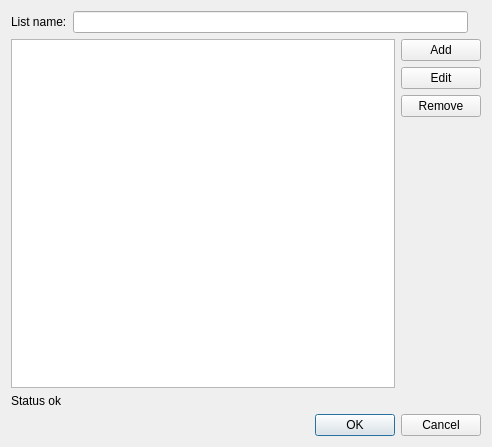
<?xml version="1.0" encoding="UTF-8"?>
<ui version="4.0">
 <class>ExpressionsListDialog</class>
 <widget class="QDialog" name="ExpressionsListDialog">
  <property name="geometry">
   <rect>
    <x>0</x>
    <y>0</y>
    <width>492</width>
    <height>447</height>
   </rect>
  </property>
  <property name="windowTitle">
   <string>Edit regular expression list</string>
  </property>
  <layout class="QVBoxLayout" name="verticalLayout">
   <item>
    <widget class="QWidget" name="contentWidget" native="true">
     <property name="styleSheet">
      <string notr="true">QWidget#contentWidget, QFrame#buttonsFrame, QFrame#listNameFrame, QFrame#listContentFrame
{
border-style:outset;
border-width: 0px;
border:none;
}
</string>
     </property>
     <layout class="QVBoxLayout" name="verticalLayout_3">
      <property name="margin">
       <number>0</number>
      </property>
      <item>
       <widget class="QFrame" name="listNameFrame">
        <property name="frameShape">
         <enum>QFrame::StyledPanel</enum>
        </property>
        <property name="frameShadow">
         <enum>QFrame::Raised</enum>
        </property>
        <layout class="QHBoxLayout" name="horizontalLayout">
         <property name="margin">
          <number>0</number>
         </property>
         <item>
          <widget class="QLabel" name="listNameLabel">
           <property name="text">
            <string>List name:</string>
           </property>
          </widget>
         </item>
         <item>
          <widget class="QLineEdit" name="listNameEdit"/>
         </item>
         <item>
          <widget class="QLabel" name="correctnessLabel">
           <property name="styleSheet">
            <string notr="true">QLabel#correctnessLabel
{
width:16px;
height:16px;
}</string>
           </property>
           <property name="text">
            <string/>
           </property>
          </widget>
         </item>
        </layout>
        <zorder>listNameEdit</zorder>
        <zorder>listNameLabel</zorder>
        <zorder>correctnessLabel</zorder>
       </widget>
      </item>
      <item>
       <widget class="QFrame" name="listContentFrame">
        <property name="frameShape">
         <enum>QFrame::StyledPanel</enum>
        </property>
        <property name="frameShadow">
         <enum>QFrame::Raised</enum>
        </property>
        <layout class="QHBoxLayout" name="horizontalLayout_2">
         <property name="margin">
          <number>0</number>
         </property>
         <item>
          <widget class="QListWidget" name="itemList"/>
         </item>
         <item>
          <widget class="QFrame" name="buttonsFrame">
           <property name="frameShape">
            <enum>QFrame::StyledPanel</enum>
           </property>
           <property name="frameShadow">
            <enum>QFrame::Raised</enum>
           </property>
           <layout class="QVBoxLayout" name="verticalLayout_2">
            <property name="margin">
             <number>0</number>
            </property>
            <item>
             <widget class="QPushButton" name="addButton">
              <property name="text">
               <string>Add</string>
              </property>
              <property name="icon">
               <iconset theme="list-add">
                <normaloff/>
               </iconset>
              </property>
             </widget>
            </item>
            <item>
             <widget class="QPushButton" name="editButton">
              <property name="text">
               <string>Edit</string>
              </property>
              <property name="icon">
               <iconset theme="document-edit">
                <normaloff/>
               </iconset>
              </property>
             </widget>
            </item>
            <item>
             <widget class="QPushButton" name="removeButton">
              <property name="text">
               <string>Remove</string>
              </property>
              <property name="icon">
               <iconset theme="list-remove">
                <normaloff/>
               </iconset>
              </property>
             </widget>
            </item>
            <item>
             <spacer name="verticalSpacer_2">
              <property name="orientation">
               <enum>Qt::Vertical</enum>
              </property>
              <property name="sizeHint" stdset="0">
               <size>
                <width>20</width>
                <height>40</height>
               </size>
              </property>
             </spacer>
            </item>
           </layout>
           <zorder>addButton</zorder>
           <zorder>editButton</zorder>
           <zorder>removeButton</zorder>
           <zorder>verticalSpacer_2</zorder>
          </widget>
         </item>
        </layout>
       </widget>
      </item>
      <item>
       <widget class="QLabel" name="statusBarLabel">
        <property name="text">
         <string>Status ok</string>
        </property>
       </widget>
      </item>
     </layout>
    </widget>
   </item>
   <item>
    <widget class="QDialogButtonBox" name="buttonBox">
     <property name="orientation">
      <enum>Qt::Horizontal</enum>
     </property>
     <property name="standardButtons">
      <set>QDialogButtonBox::Cancel|QDialogButtonBox::Ok</set>
     </property>
    </widget>
   </item>
  </layout>
 </widget>
 <resources/>
 <connections>
  <connection>
   <sender>buttonBox</sender>
   <signal>accepted()</signal>
   <receiver>ExpressionsListDialog</receiver>
   <slot>accept()</slot>
   <hints>
    <hint type="sourcelabel">
     <x>248</x>
     <y>254</y>
    </hint>
    <hint type="destinationlabel">
     <x>157</x>
     <y>274</y>
    </hint>
   </hints>
  </connection>
  <connection>
   <sender>buttonBox</sender>
   <signal>rejected()</signal>
   <receiver>ExpressionsListDialog</receiver>
   <slot>reject()</slot>
   <hints>
    <hint type="sourcelabel">
     <x>316</x>
     <y>260</y>
    </hint>
    <hint type="destinationlabel">
     <x>286</x>
     <y>274</y>
    </hint>
   </hints>
  </connection>
 </connections>
</ui>
